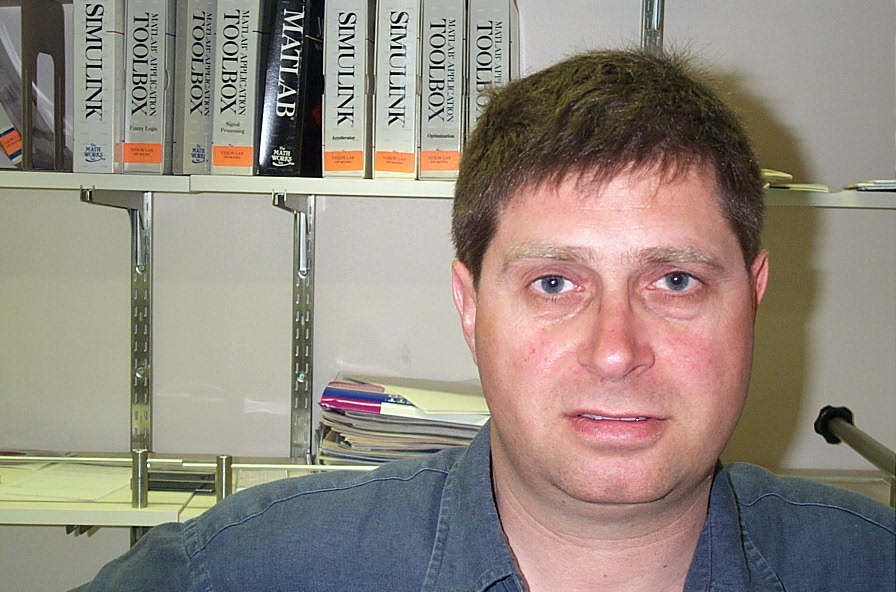
//> input picture detector/HAAR/bad_not_my/image_0001.jpg, 896 x 592 px; its folder holds only this picture in this run
$ ./train   (built with g++ and OpenCV 4)
//> lines starting //> are read from the running program, lines starting //| are printed output that depends on the picture
#include "opencv2/imgproc.hpp"
#include "opencv2/highgui.hpp"
#include "opencv2/ml.hpp"
#include "opencv2/objdetect.hpp"

#include <iostream>
#include <time.h>
#include <fstream>

using namespace cv;
using namespace cv::ml;
using namespace std;

vector< float > get_svm_detector( const Ptr< SVM >& svm )
{
    // get the support vectors
    Mat sv = svm->getSupportVectors();
    const int sv_total = sv.rows;
    // get the decision function
    Mat alpha, svidx;
    double rho = svm->getDecisionFunction( 0, alpha, svidx );

    CV_Assert( alpha.total() == 1 && svidx.total() == 1 && sv_total == 1 );
    CV_Assert( (alpha.type() == CV_64F && alpha.at<double>(0) == 1.) ||
               (alpha.type() == CV_32F && alpha.at<float>(0) == 1.f) );
    CV_Assert( sv.type() == CV_32F );

    vector< float > hog_detector( sv.cols + 1 );
    memcpy( &hog_detector[0], sv.ptr(), sv.cols*sizeof( hog_detector[0] ) );
    hog_detector[sv.cols] = (float)-rho;
    return hog_detector;
}

/*
* Convert training/testing set to be used by OpenCV Machine Learning algorithms.
* TrainData is a matrix of size (#samples x max(#cols,#rows) per samples), in 32FC1.
* Transposition of samples are made if needed.
*/
void convert_to_ml( const vector< Mat > & train_samples, Mat& trainData )
{
    //--Convert data
    const int rows = (int)train_samples.size();
    const int cols = (int)std::max( train_samples[0].cols, train_samples[0].rows );
    Mat tmp( 1, cols, CV_32FC1 ); //< used for transposition if needed
    trainData = Mat( rows, cols, CV_32FC1 );

    for( size_t i = 0 ; i < train_samples.size(); ++i )
    {
        CV_Assert( train_samples[i].cols == 1 || train_samples[i].rows == 1 );

        if( train_samples[i].cols == 1 )
        {
            transpose( train_samples[i], tmp );
            tmp.copyTo( trainData.row( (int)i ) );
        }
        else if( train_samples[i].rows == 1 )
        {
            train_samples[i].copyTo( trainData.row( (int)i ) );
        }
    }
}

void do_stuff_for_neg( const String & dirname, Size size, vector< Mat > & gradient_lst, bool use_flip, int num_samples)
{
    vector< String > files;
    glob( dirname, files );
    //---
    Rect box;
    box.width = size.width;
    box.height = size.height;

    const int size_x = box.width;
    const int size_y = box.height;

    srand( (unsigned int)time( NULL ) );

    //----

    HOGDescriptor hog;
    hog.winSize = size;
    Mat gray;
    vector< float > descriptors;

    //===========

    cout << "\n";

    for ( size_t i = 0; i < files.size() && i < num_samples; ++i )
    {
        if (i % 100 == 0)
        {
            cout << i << " out of " << min(int(files.size()), num_samples) << "\n";
        }
        Mat img = imread( files[i] ); // load the image
        if ( img.empty() )            // invalid image, skip it.
        {
            cout << files[i] << " is invalid!" << endl;
            continue;
        }

        //=======================

        if ( img.cols > box.width && img.rows > box.height )
        {
            box.x = rand() % ( img.cols - size_x );
            box.y = rand() % ( img.rows - size_y );
            Mat roi = img( box );
            img = roi;
        } else
        {
            cout << files[i] << "   !!has wrong size" << "\n";
            continue;
        }

        //=======================


        if ( img.cols >= size.width && img.rows >= size.height )
        {
            Rect r = Rect(( img.cols - size.width ) / 2,
                          ( img.rows - size.height ) / 2,
                          size.width,
                          size.height);
            cvtColor( img(r), gray, COLOR_BGR2GRAY );
            hog.compute( gray, descriptors, Size( 8, 8 ), Size( 0, 0 ) );
            gradient_lst.push_back( Mat( descriptors ).clone() );
            if ( use_flip )
            {
                flip( gray, gray, 1 );
                hog.compute( gray, descriptors, Size( 8, 8 ), Size( 0, 0 ) );
                gradient_lst.push_back( Mat( descriptors ).clone() );
            }
        }
    }

}

void load_images( const String & dirname, vector< Mat > & img_lst, bool showImages = false )
{
    vector< String > files;
    glob( dirname, files );

    cout << "\n";

    for ( size_t i = 0; i < files.size(); ++i )
    {
        if (i % 100 == 0)
        {
            cout << i << " out of " << files.size() << "\n";
        }
        Mat img = imread( files[i] ); // load the image
        if ( img.empty() )            // invalid image, skip it.
        {
            cout << files[i] << " is invalid!" << endl;
            continue;
        }

        if ( showImages )
        {
            imshow( "image", img );
            waitKey( 1 );
        }
        img_lst.push_back( img );
    }
}

void computeHOGs( const Size wsize, const vector< Mat > & img_lst, vector< Mat > & gradient_lst, bool use_flip )
{
    HOGDescriptor hog;
    hog.winSize = wsize;
    Mat gray;
    vector< float > descriptors;

    for( size_t i = 0 ; i < img_lst.size(); i++ )
    {
        if ( img_lst[i].cols >= wsize.width && img_lst[i].rows >= wsize.height )
        {
            Rect r = Rect(( img_lst[i].cols - wsize.width ) / 2,
                          ( img_lst[i].rows - wsize.height ) / 2,
                          wsize.width,
                          wsize.height);
            cvtColor( img_lst[i](r), gray, COLOR_BGR2GRAY );
            hog.compute( gray, descriptors, Size( 8, 8 ), Size( 0, 0 ) );
            gradient_lst.push_back( Mat( descriptors ).clone() );
            if ( use_flip )
            {
                flip( gray, gray, 1 );
                hog.compute( gray, descriptors, Size( 8, 8 ), Size( 0, 0 ) );
                gradient_lst.push_back( Mat( descriptors ).clone() );
            }
        }
    }
}

int main( int argc, char** argv )
{
    /*const char* keys =
    {
        "{help h|     | show help message}"
        "{pd    |     | path of directory contains positive images}"
        "{nd    |     | path of directory contains negative images}"
        "{td    |     | path of directory contains test images}"
        "{tv    |     | test video file name}"
        "{dw    |     | width of the detector}"
        "{dh    |     | height of the detector}"
        "{f     |false| indicates if the program will generate and use mirrored samples or not}"
        "{d     |false| train twice}"
        "{t     |false| test a trained detector}"
        "{v     |false| visualize training steps}"
        "{fn    |detector.yml| file name of trained SVM}"
    };

    CommandLineParser parser( argc, argv, keys );

    if ( parser.has( "help" ) )
    {
        parser.printMessage();
        exit( 0 );
    }*/

    String pos_dir, neg_dir, obj_det_filename;
    int detector_width = 200;
    int detector_height = 200;
    bool flip_samples = false;
    neg_dir = "../HAAR/bad_not_my";
    detector_height = 200;
    detector_width = 200;

    obj_det_filename = "detector_l.yml";
    cout << "Enter positive sample foulder: ";
    cin >> pos_dir;
//> the answer given: ../HAAR/bad_not_my/image_0001.jpg
    int num_samples = 0;
    cout << "Enter num of negative samples: ";
    cin >> num_samples;
//> the answer given: 3

    vector< Mat > pos_lst, full_neg_lst, neg_lst, gradient_lst;
    vector< int > labels;

    clog << "Positive images are being loaded..." ;
    load_images( pos_dir, pos_lst, false );
//> in load_images, img is the input picture: 592 rows x 896 cols, CV_8UC3; mean B, G, R 127.6, 137.2, 147.2
    if ( pos_lst.size() > 0 )
    {
        clog << "...[done]" << endl;
    } else
    {
        clog << "no image in " << pos_dir <<endl;
        return 1;
    }

    Size pos_image_size = pos_lst[0].size();
//> pos_image_size = Size(896, 592)

    if ( detector_width && detector_height )
    {
        pos_image_size = Size( detector_width, detector_height );
    }
    else
    {
        for ( size_t i = 0; i < pos_lst.size(); ++i )
        {
            if( pos_lst[i].size() != pos_image_size )
            {
                cout << "All positive images should be same size!" << endl;
                exit( 1 );
            }
        }
        pos_image_size = pos_image_size / 8 * 8;
    }

    clog << "Histogram of Gradients are being calculated for positive images...";
    //computeHOGs( pos_image_size, pos_lst, gradient_lst, flip_samples );
    computeHOGs( pos_image_size, pos_lst, gradient_lst, false );
//> the loop in computeHOGs, `for( size_t i = 0 ; i < img_lst.size(); i++ )` made 1 pass
//> r on pass 1: Rect(348, 196, 200, 200)
//> pass 1, in computeHOGs, `cvtColor( img_lst[i](r), gray, COLOR_BGR2GRAY );`:
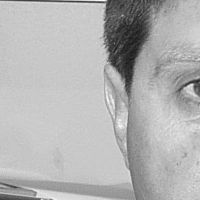
//> gray: 200 rows x 200 cols, CV_8UC1; min 22, max 250, mean 178.8
    size_t positive_count = gradient_lst.size();
//> positive_count = 1
    labels.assign( positive_count, +1 );
//> labels = [1]
    clog << "\n...[done] ( positive count : " << positive_count << " )" << endl;

    clog << "Negative images loading && Histogram of Gradients calculation...";
    do_stuff_for_neg(neg_dir, pos_image_size, gradient_lst, flip_samples, num_samples);
//> in do_stuff_for_neg, `Mat roi = img( box );`:
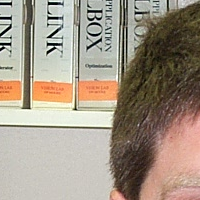
//> roi: 200 rows x 200 cols, CV_8UC3; mean B, G, R 134.2, 149.4, 161.8
//> in do_stuff_for_neg, `cvtColor( img(r), gray, COLOR_BGR2GRAY );`:
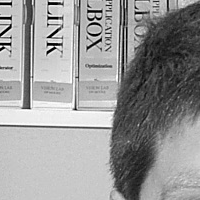
//> gray: 200 rows x 200 cols, CV_8UC1; min 0, max 254, mean 151.4
//> in do_stuff_for_neg, `hog.compute( gray, descriptors, Size( 8, 8 ), Size( 0, 0 ) );`: descriptors = 20736 items
    size_t negative_count = gradient_lst.size() - positive_count;
//> negative_count = 1
    labels.insert( labels.end(), negative_count, -1 );
//> labels = [1, -1]
    CV_Assert( positive_count < labels.size() );
    clog << "\n...[done] ( negative count : " << negative_count << " )" << endl;

    Mat train_data;
    convert_to_ml( gradient_lst, train_data );
//> in convert_to_ml, `const int rows = (int)train_samples.size();`: rows = 2
//> in convert_to_ml, `const int cols = (int)std::max( train_samples[0].cols, train_samples[0..`: cols = 20736
//> the loop in convert_to_ml, `for( size_t i = 0 ; i < train_samples.size(); ++i )` made 2 passes

    clog << "Training SVM...";
    int64 t = getTickCount();

    Ptr< SVM > svm = SVM::create();
    /* Default values to train SVM */
    svm->setCoef0( 0.0 );
    svm->setDegree( 3 );
    svm->setTermCriteria( TermCriteria(TermCriteria::MAX_ITER + TermCriteria::EPS, 1000, 1e-3 ) );
    svm->setGamma( 0 );
    svm->setKernel( SVM::LINEAR );
    svm->setNu( 0.5 );
    svm->setP( 0.1 ); // for EPSILON_SVR, epsilon in loss function?
    svm->setC( 0.01 ); // From paper, soft classifier
    svm->setType( SVM::EPS_SVR ); // C_SVC; // EPSILON_SVR; // may be also NU_SVR; // do regression task
    svm->train( train_data, ROW_SAMPLE, labels );

    t = getTickCount() - t;
    clog << "\n...[done] ( took: " << t / getTickFrequency() << " s )" << endl;

    HOGDescriptor hog;
    hog.winSize = pos_image_size;
    hog.setSVMDetector( get_svm_detector( svm ) );
    hog.save( obj_det_filename );

    return 0;
}

$ run again, on detector/HAAR/bad_not_my/image_0124.jpg
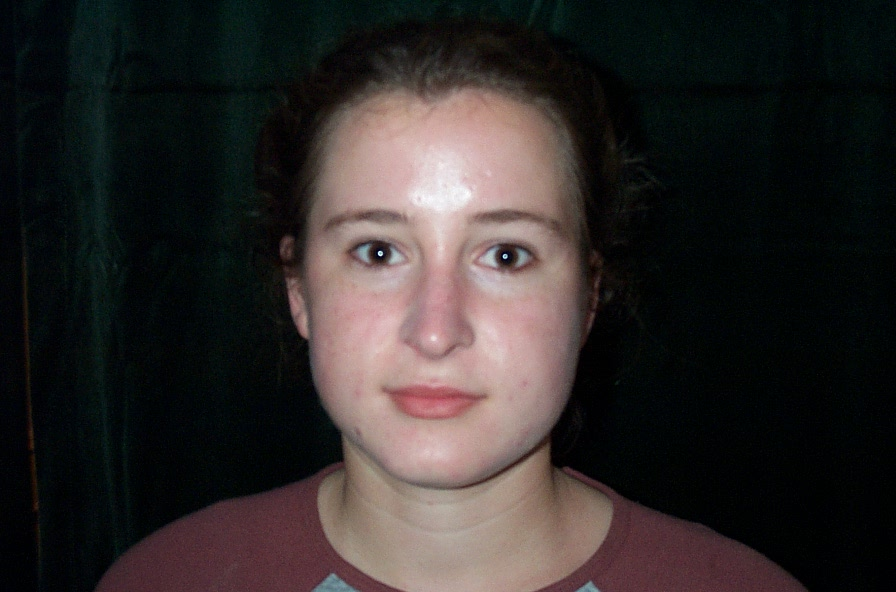
//> input picture detector/HAAR/bad_not_my/image_0124.jpg, 896 x 592 px
//> in load_images, img is the input picture: 592 rows x 896 cols, CV_8UC3; mean B, G, R 41.8, 42.9, 48.2
//> pos_image_size = Size(896, 592)
//> the loop in computeHOGs, `for( size_t i = 0 ; i < img_lst.size(); i++ )` made 1 pass
//> r on pass 1: Rect(348, 196, 200, 200)
//> pass 1, in computeHOGs, `cvtColor( img_lst[i](r), gray, COLOR_BGR2GRAY );`:
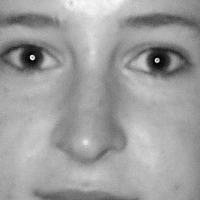
//> gray: 200 rows x 200 cols, CV_8UC1; min 2, max 251, mean 158.9
//> positive_count = 1
//> `labels.assign( positive_count, +1 );`: labels = [1]
//> in do_stuff_for_neg, `cvtColor( img(r), gray, COLOR_BGR2GRAY );`:
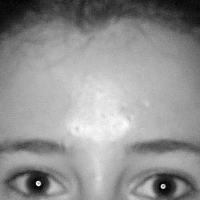
//> gray: 200 rows x 200 cols, CV_8UC1; min 1, max 255, mean 146.1
//> in do_stuff_for_neg, `hog.compute( gray, descriptors, Size( 8, 8 ), Size( 0, 0 ) );`: descriptors = 20736 items
//> negative_count = 1
//> `labels.insert( labels.end(), negative_count, -1 );`: labels = [1, -1]
//> rows = 2
//> cols = 20736
//> the loop in convert_to_ml, `for( size_t i = 0 ; i < train_samples.size(); ++i )` made 2 passes

$ run again, on detector/HAAR/bad_not_my/image_0156.jpg
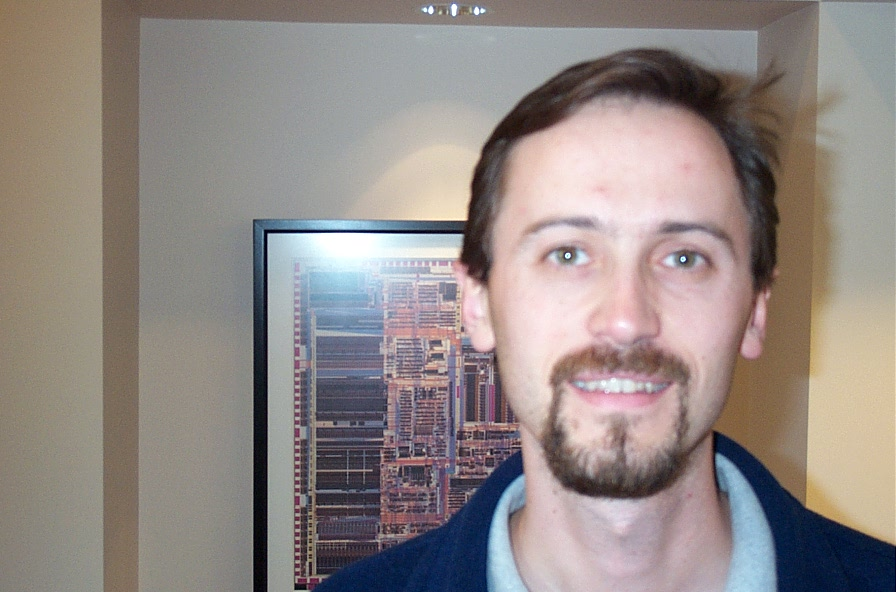
//> input picture detector/HAAR/bad_not_my/image_0156.jpg, 896 x 592 px
//> in load_images, img is the input picture: 592 rows x 896 cols, CV_8UC3; mean B, G, R 133.6, 136.9, 146.4
//> pos_image_size = Size(896, 592)
//> the loop in computeHOGs, `for( size_t i = 0 ; i < img_lst.size(); i++ )` made 1 pass
//> r on pass 1: Rect(348, 196, 200, 200)
//> pass 1, in computeHOGs, `cvtColor( img_lst[i](r), gray, COLOR_BGR2GRAY );`:
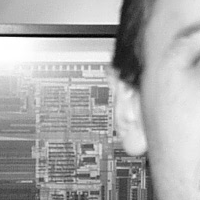
//> gray: 200 rows x 200 cols, CV_8UC1; min 2, max 255, mean 170.3
//> positive_count = 1
//> `labels.assign( positive_count, +1 );`: labels = [1]
//> in do_stuff_for_neg, `cvtColor( img(r), gray, COLOR_BGR2GRAY );`:
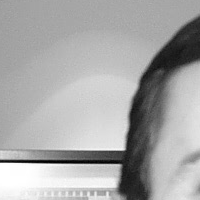
//> gray: 200 rows x 200 cols, CV_8UC1; min 2, max 255, mean 168.1
//> in do_stuff_for_neg, `hog.compute( gray, descriptors, Size( 8, 8 ), Size( 0, 0 ) );`: descriptors = 20736 items
//> negative_count = 1
//> `labels.insert( labels.end(), negative_count, -1 );`: labels = [1, -1]
//> rows = 2
//> cols = 20736
//> the loop in convert_to_ml, `for( size_t i = 0 ; i < train_samples.size(); ++i )` made 2 passes

$ run again, on detector/HAAR/bad_not_my/image_0188.jpg
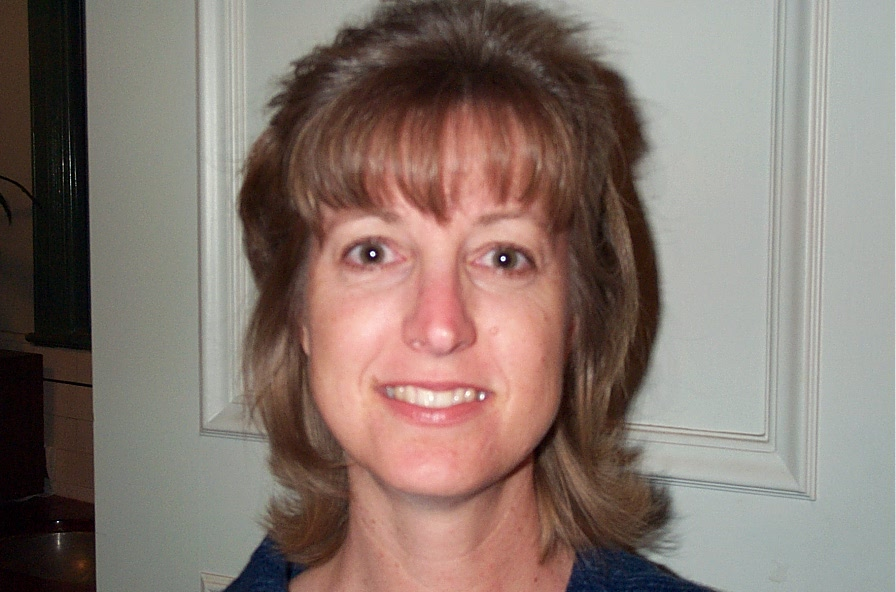
//> input picture detector/HAAR/bad_not_my/image_0188.jpg, 896 x 592 px
//> in load_images, img is the input picture: 592 rows x 896 cols, CV_8UC3; mean B, G, R 111.4, 119.2, 134.6
//> pos_image_size = Size(896, 592)
//> the loop in computeHOGs, `for( size_t i = 0 ; i < img_lst.size(); i++ )` made 1 pass
//> r on pass 1: Rect(348, 196, 200, 200)
//> pass 1, in computeHOGs, `cvtColor( img_lst[i](r), gray, COLOR_BGR2GRAY );`:
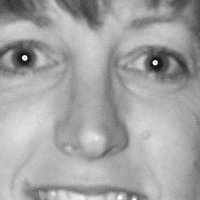
//> gray: 200 rows x 200 cols, CV_8UC1; min 14, max 254, mean 163.9
//> positive_count = 1
//> `labels.assign( positive_count, +1 );`: labels = [1]
//> in do_stuff_for_neg, `cvtColor( img(r), gray, COLOR_BGR2GRAY );`:
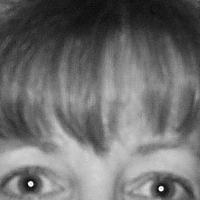
//> gray: 200 rows x 200 cols, CV_8UC1; min 6, max 254, mean 110.1
//> in do_stuff_for_neg, `hog.compute( gray, descriptors, Size( 8, 8 ), Size( 0, 0 ) );`: descriptors = 20736 items
//> negative_count = 1
//> `labels.insert( labels.end(), negative_count, -1 );`: labels = [1, -1]
//> rows = 2
//> cols = 20736
//> the loop in convert_to_ml, `for( size_t i = 0 ; i < train_samples.size(); ++i )` made 2 passes

$ run again, on detector/HAAR/bad_not_my/image_0064.jpg
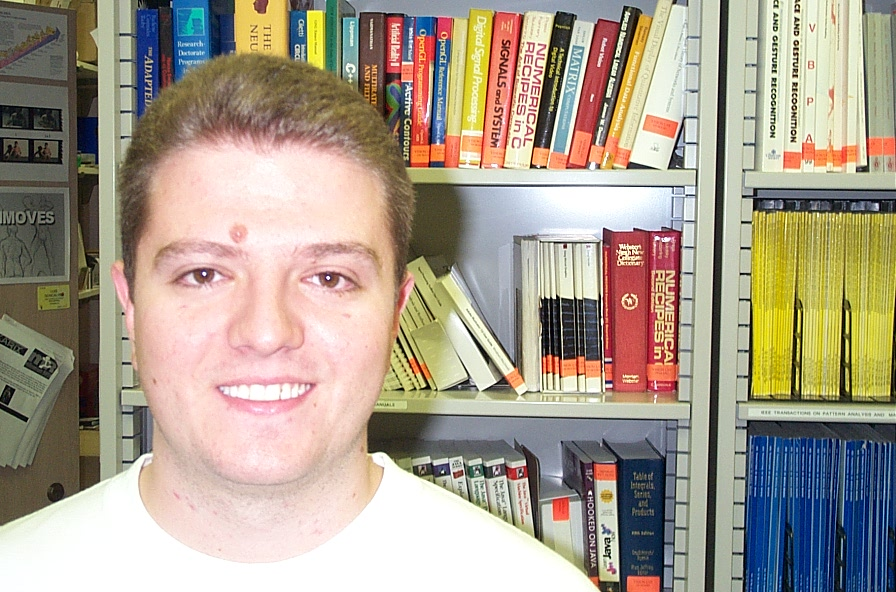
//> input picture detector/HAAR/bad_not_my/image_0064.jpg, 896 x 592 px
//> in load_images, img is the input picture: 592 rows x 896 cols, CV_8UC3; mean B, G, R 141.6, 157.6, 169
//> pos_image_size = Size(896, 592)
//> the loop in computeHOGs, `for( size_t i = 0 ; i < img_lst.size(); i++ )` made 1 pass
//> r on pass 1: Rect(348, 196, 200, 200)
//> pass 1, in computeHOGs, `cvtColor( img_lst[i](r), gray, COLOR_BGR2GRAY );`:
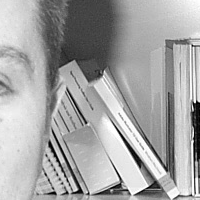
//> gray: 200 rows x 200 cols, CV_8UC1; min 0, max 255, mean 164.4
//> positive_count = 1
//> `labels.assign( positive_count, +1 );`: labels = [1]
//> in do_stuff_for_neg, `cvtColor( img(r), gray, COLOR_BGR2GRAY );`:
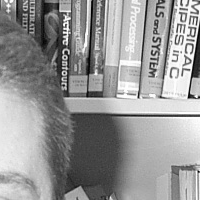
//> gray: 200 rows x 200 cols, CV_8UC1; min 0, max 255, mean 149.5
//> in do_stuff_for_neg, `hog.compute( gray, descriptors, Size( 8, 8 ), Size( 0, 0 ) );`: descriptors = 20736 items
//> negative_count = 1
//> `labels.insert( labels.end(), negative_count, -1 );`: labels = [1, -1]
//> rows = 2
//> cols = 20736
//> the loop in convert_to_ml, `for( size_t i = 0 ; i < train_samples.size(); ++i )` made 2 passes
